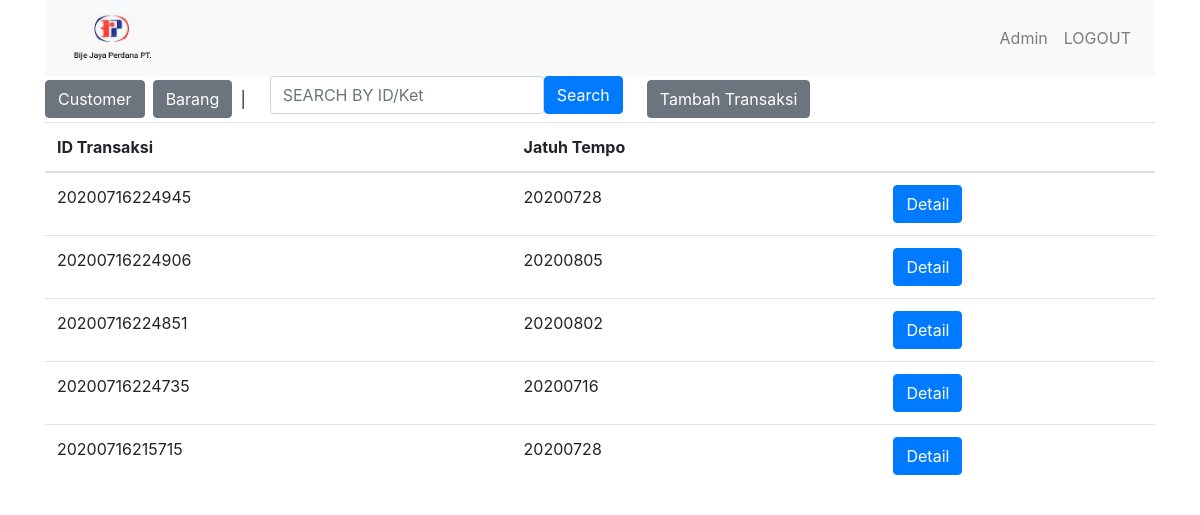
Page /index.php (signed in) on the earlier database version.
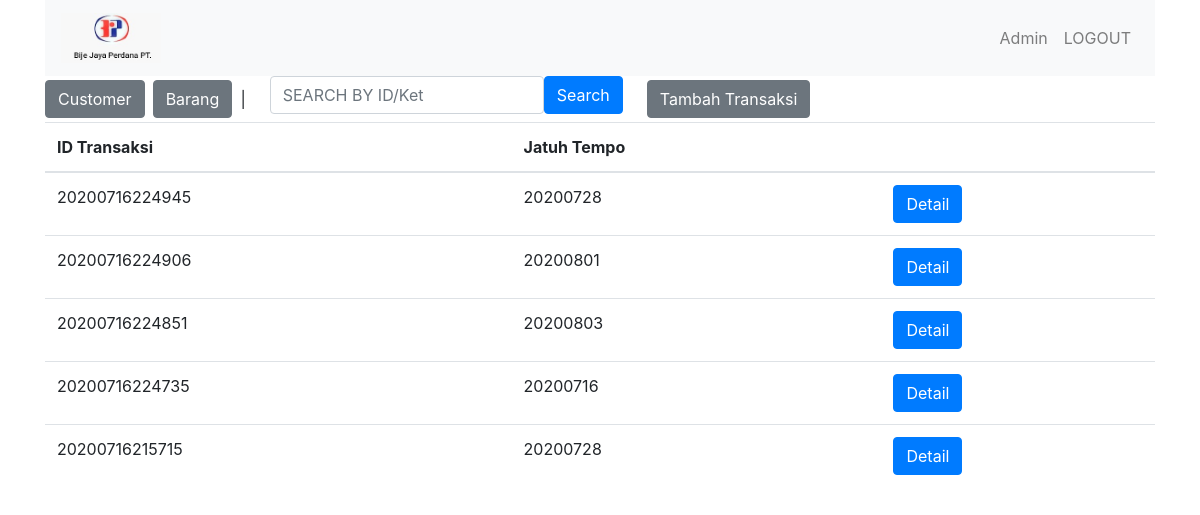
Same page on the later database version.
### tables this page shows
CREATE TABLE `transaksi` (
  `idtransaksi` varchar(14) NOT NULL,
  `idcustomer` varchar(12) NOT NULL,
  `jatuhtempo` varchar(14) NOT NULL,
  `nopo` varchar(12) NOT NULL,
  `pembayaran` varchar(6) NOT NULL,
  `produk` text NOT NULL,
  `subtotal` int(11) NOT NULL,
  `diskon` int(11) NOT NULL,
  `status` int(1) NOT NULL
);

### admininvoice.php (the view, shortened to what this page needs)
<html>
<?php
require('config.php');
	echo '<div class="btn-group mr-2" role="group" > <a class="btn btn-secondary" href="customer.php">Customer</a> </div>';
	echo '<div class="btn-group mr-2" role="group" > <a class="btn btn-secondary" href="produk.php">Barang</a> </div>';
	echo '<div class="btn-group mr-2" role="group" > | </div>';
	echo '<div class="btn-group mr-2" >
			<form method="GET" class="form-group mx-sm-3 mb-2 form-inline" action="index.php">
				<input class="form-control" name="keyword" placeholder="SEARCH BY ID/Ket" type="text">
				<input class="btn btn-primary" type="submit" value="Search">
			</form>
		</div>';
	echo '<div class="btn-group mr-2" role="group" > <a class="btn btn-secondary" href="transaksibaru.php">Tambah Transaksi</a> </div>';
	$con = new mysqli($host, $dbid, $dbpass, $dbname);
	if (isset($_GET['keyword']) && $_GET['keyword']!='') {
		$keyword =  str_replace("'","",$_GET['keyword'])  ;
		$keyword = $con -> real_escape_string($keyword);
		if( is_numeric($keyword) == true){
			$stmt = $con->prepare( "SELECT idtransaksi, jatuhtempo, status FROM transaksi WHERE idtransaksi LIKE '%$keyword%' ORDER BY jatuhtempo DESC" ); $stmt->execute();
		}else{
			$stmt = $con->prepare( "SELECT idtransaksi, jatuhtempo, status FROM transaksi WHERE produk LIKE '%$keyword%' ORDER BY jatuhtempo DESC" ); $stmt->execute();
		}
	}else{
		$stmt = $con->prepare( "SELECT idtransaksi, jatuhtempo FROM transaksi ORDER BY idtransaksi DESC" ); $stmt->execute();
	}
	$result = $stmt->get_result();
	?>
<table class="table">
  <thead>
    <tr>
      <th scope="col">ID Transaksi</th>
      <th scope="col">Jatuh Tempo</th>
	  <th scope="col"></th>
    </tr>
  </thead>
  <tbody>
	<?php
	while($row = mysqli_fetch_assoc($result)) {
		echo '
		<tr>
		<a href="transaksidetail.php?idtransaksi='.$row["idtransaksi"].'">
		<td>'.$row["idtransaksi"].'</td>
		<td>'.$row["jatuhtempo"].'</td>
		<td><a href="transaksidetail.php?idtransaksi='.$row["idtransaksi"].'" class="btn btn-primary">Detail</a></td>
		</tr>
		';
	}
?>
  </tbody>
</table>
</html>

### index.php (shortened to what this page needs)
<!doctype html>
<html lang="en">
  <head>
    <link rel="stylesheet" href="css/bootstrap.min.css">
  </head>
 <body>
	<div class="container">
<?php
	if(!isset($_SESSION["username"]) || $_SESSION["username"] == ""){
		echo "<script language='javascript'>alert('Silahkan login terlebih dulu'); window.location.href = 'login.html';</script>";
	}else{
	$nama = $_SESSION["nama"];
	$statusid = $_SESSION["statusid"];
?>
<?php
	include 'navbar.php';
		if($statusid == 0){
			include 'admininvoice.php';
		}else{
			include 'admintagihan.php';
		}
}
?>
	</div>
  </body>
</html>

### navbar.php (shortened to what this page needs)
<nav class="navbar navbar-expand-lg navbar-light bg-light">
<a class="navbar-brand" href="index.php"> <img src="logo.jpeg" style="width:100px; height:50px;"> </a>
<div class="collapse navbar-collapse" id="navbarNavAltMarkup">
	<div class="navbar-nav ml-auto">
		<a class="nav-item nav-link" href="profileedit.php"><?php echo $nama; ?></a>
		<a class="nav-item nav-link" href="logout.php">LOGOUT</a>
	</div>
</div>
</nav>

Differences in the rows shown:
changed transaksi id 20200716224906: jatuhtempo "20200805" → "20200801"
changed transaksi id 20200716224851: jatuhtempo "20200802" → "20200803"
